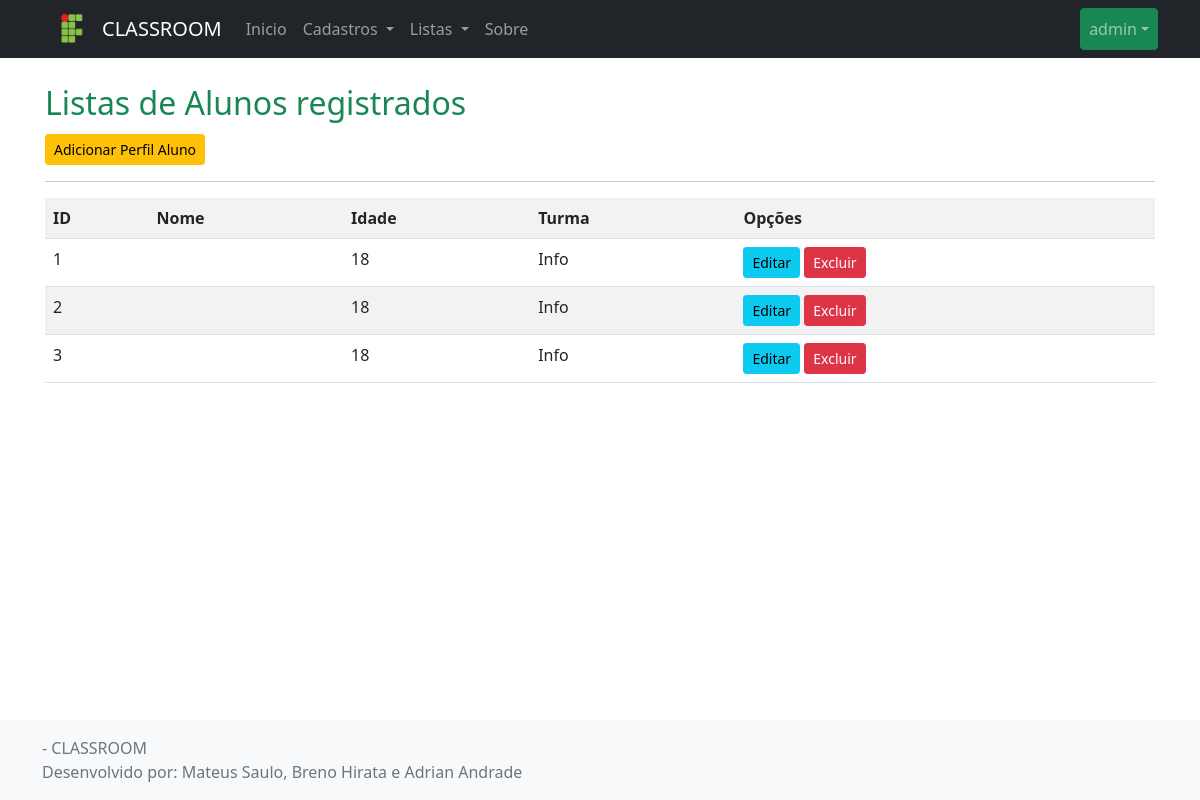
The page /listar/perfil_aluno/ (signed in) on the database as committed earlier.
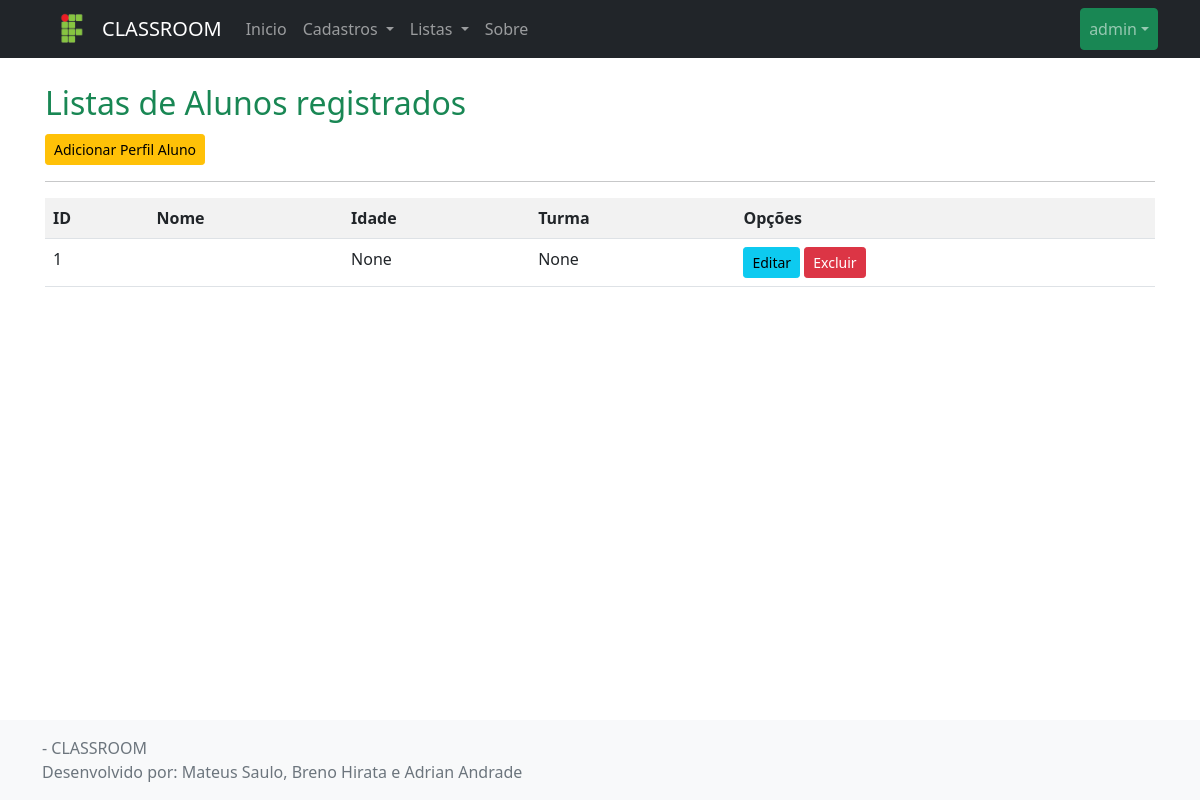
The same page on the database as committed later.
### cadastros/models.py (models this page shows, shortened)
class Perfil_aluno(models.Model):
    nome_completo = models.CharField(max_length=50, verbose_name="Nome Completo", null=True)
    cpf = models.CharField(max_length=14, null=True, verbose_name="CPF")
    idade = models.IntegerField(null=True)
    turma = models.ForeignKey(Turma, on_delete=models.PROTECT, null=True)
    aluno = models.OneToOneField(User, on_delete=models.CASCADE)

class Turma(models.Model):
    curso = models.ForeignKey(Curso, on_delete=models.PROTECT)
    def __str__(self):
        return self.curso.nome

class Curso(models.Model):
    nome = models.CharField(max_length=50)

### cadastros/views.py (the view)
# urls.py: path('listar/perfil_aluno/', Perfil_alunoList.as_view(), name='listar-perfil_aluno'),
class Perfil_alunoList(LoginRequiredMixin, ListView):
    login_url = reverse_lazy('login')
    model = Perfil_aluno
    template_name = 'cadastros/listas/perfil_aluno.html'

### cadastros/templates/cadastros/listas/perfil_aluno.html
{% extends 'paginas/modelo.html' %}
{% load static %}
{% block conteudo %}
<h2 class="text-success border-buttom border-warning pb-1 nt-4">
    Listas de Alunos registrados
</h2>
<a href="{% url 'cadastrar-perfil_aluno' %}" class="btn btn-warning btn-sm">Adicionar Perfil Aluno</a>
<hr>
<div class="table-responsive">
    <table class="table table-striped">
        <tr>
            <th>ID</th>
            <th>Nome</th>
            <th>Idade</th>
            <th>Turma</th>
            <th>Opções</th>
        </tr>
        {% for perfil_aluno in object_list %}
        <tr>
            <td>{{ perfil_aluno.pk }}</td>
            <td>{{ perfil_aluno.nome }}</td>
            <td>{{ perfil_aluno.idade }}</td>
            <td>{{ perfil_aluno.turma }}</td>
            <td>
                <a href="{% url 'editar-perfil_aluno' perfil_aluno.pk %}" class="btn btn-info btn-sm">Editar</a>
                <a href="{% url 'excluir-perfil_aluno' perfil_aluno.pk %}" class="btn btn-danger btn-sm">Excluir</a>
            </td>
        </tr>
        {% empty %}
        <tr>
            <td colspan="3">Nenhum Perfil Professor registrado.</td>
        </tr>
        {% endfor %}
    </table>
</div>
{% endblock %}

Rows that differ between the two databases and show on the page:
removed Perfil_aluno: pk "2", idade "18", turma "Info"
removed Perfil_aluno: pk "3", idade "18", turma "Info"
changed Perfil_aluno id 1: idade "18" → "None"; turma "Info" → "None"
